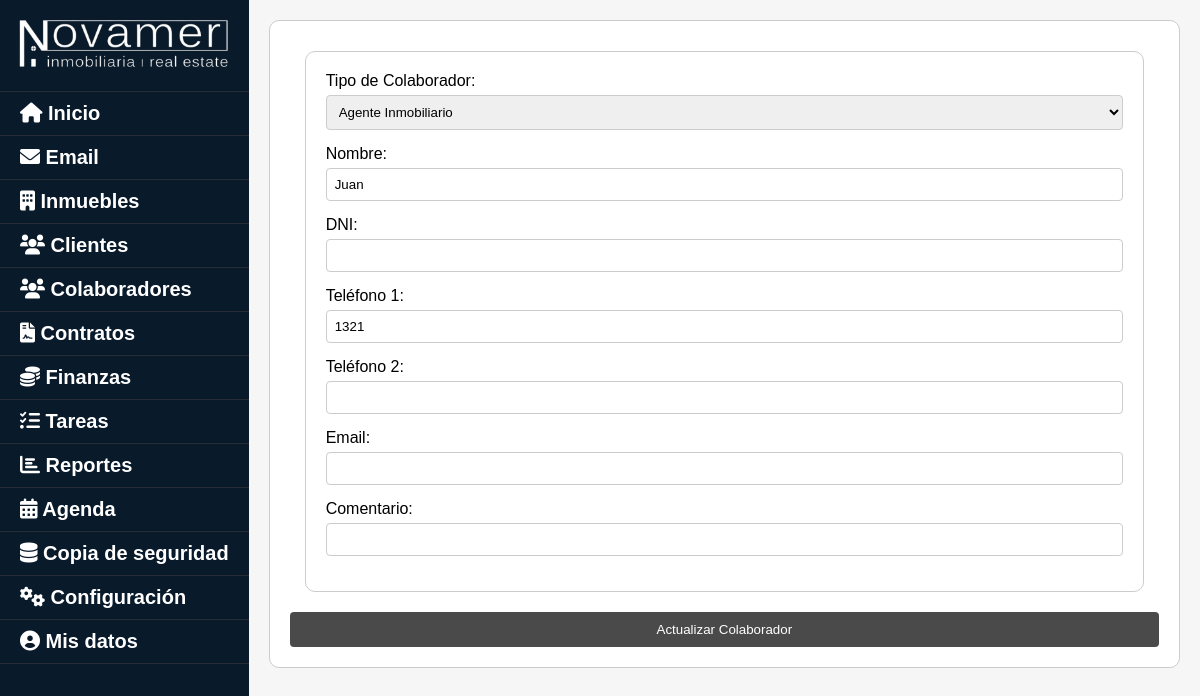
The app's page /crm/src/colaboradores/insertar_colaborador.php?colab_id=2 (signed in) with its own data.
### tables this page shows
CREATE TABLE `colaboradores` (
  `colab_id` int(11) NOT NULL,
  `colab_tipo` varchar(50) NOT NULL,
  `colab_nombre` varchar(100) NOT NULL,
  `colab_dni` varchar(9) NOT NULL,
  `colab_tlf1` varchar(15) DEFAULT NULL,
  `colab_tlf2` varchar(15) DEFAULT NULL,
  `colab_email` varchar(255) DEFAULT NULL,
  `colab_comentario` text DEFAULT NULL
);

### crm/src/colaboradores/insertar_colaborador.php (the view, shortened to what this page needs)
<?php
include '../../templates/sidebar.php';
include '../../includes/conexion.php';
$colaborador = array(
    'colab_tipo' => '',
    'colab_nombre' => '',
    'colab_dni' => '',
    'colab_tlf1' => '',
    'colab_tlf2' => '',
    'colab_email' => '',
    'colab_comentario' => ''
);
if (isset($_GET['colab_id'])) {
    $colab_id = $_GET['colab_id'];
    $query = "SELECT * FROM colaboradores WHERE colab_id = $colab_id";
    $result = mysqli_query($conexion, $query);
    if ($result && mysqli_num_rows($result) > 0) {
        $colaborador = mysqli_fetch_assoc($result);
    } else {
        echo "El colaborador con ID $colab_id no fue encontrado.";
        exit();
    }
}
?>
<!DOCTYPE html>
<html lang="en">
<head>
</head>
<body>
    <div id="contenido">
        <section class="contenedor">
            <form action="procesar_colaborador.php" method="POST" onsubmit="return validarFormulario();">
                <div class="form-container">
                    <label for="colab_tipo">Tipo de Colaborador:</label>
                    <select name="colab_tipo" id="colab_tipo">
                        <?php
                        $colab_tipos = array("Agente Inmobiliario", "Asesor Financiero", "Abogado", "Inspector", "Tasador", "Notario");
                        foreach ($colab_tipos as $tipo) {
                            echo '<option value="' . $tipo . '"';
                            echo $colaborador['colab_tipo'] == $tipo ? ' selected' : '';
                            echo '>' . $tipo . '</option>';
                        }
                        ?>
                    </select><br>
                    <label for="colab_nombre">Nombre:</label>
                    <input type="text" id="colab_nombre" name="colab_nombre"
                        value="<?php echo $colaborador['colab_nombre']; ?>" required><br>
                    <label for="colab_dni">DNI:</label>
                    <input type="text" id="colab_dni" name="colab_dni"
                        value="<?php echo $colaborador['colab_dni']; ?>"><br>
                    <label for="colab_tlf1">Teléfono 1:</label>
                    <input type="text" id="colab_tlf1" name="colab_tlf1"
                        value="<?php echo $colaborador['colab_tlf1']; ?>"><br>
                    <label for="colab_tlf2">Teléfono 2:</label>
                    <input type="text" id="colab_tlf2" name="colab_tlf2"
                        value="<?php echo $colaborador['colab_tlf2']; ?>"><br>
                    <label for="colab_email">Email:</label>
                    <input type="text" id="colab_email" name="colab_email"
                        value="<?php echo $colaborador['colab_email']; ?>"><br>
                    <label for="colab_comentario">Comentario:</label>
                    <input type="text" id="colab_comentario" name="colab_comentario"
                        value="<?php echo $colaborador['colab_comentario']; ?>"><br>
                </div>
                <button
                    type="submit"><?php echo isset($_GET['colab_id']) ? 'Actualizar Colaborador' : 'Insertar Colaborador'; ?></button>
            </form>
        </section>
    </div>
</body>
</html>

### crm/templates/sidebar.php (style rules this page uses)
body { display: flex; min-height: 100vh; width: 100%; margin: 0; background-color: #f6f6f6; font-family: Arial, sans-serif; }
.contenedor { flex: 1; padding: 20px; }

### crm/src/colaboradores/insertar_colaborador.php (style rules this page uses)
#contenido { padding: 20px; width: 100%; }
body { font-family: Arial, sans-serif; }
.contenedor { background: white; border: 1px solid #ccc; border-radius: 10px; padding: 20px; }
form { margin: 0 auto; }
label { display: block; margin-bottom: 5px; }
.form-container { border: 1px solid #ccc; border-radius: 10px; padding: 20px; margin-bottom: 20px; width: calc(100% - 30px); box-sizing: border-box; display: inline-block; vertical-align: top; }
.form-container { margin-left: 15px; margin-right: 10px; margin-top: 10px; min-height: 400px; }
input[type="text"], input[type="number"], select { width: 100%; padding: 8px; margin-bottom: 15px; border: 1px solid #ccc; border-radius: 4px; box-sizing: border-box; }
button[type="submit"] { background-color: #4a4a4a; width: 100%; color: #fff; padding: 10px 20px; border: none; border-radius: 4px; cursor: pointer; transition: background-color 0.3s ease; }

### records on screen
colaboradores: colab_tipo "Agente Inmobiliario", colab_nombre "Juan", colab_tlf1 "1321"
